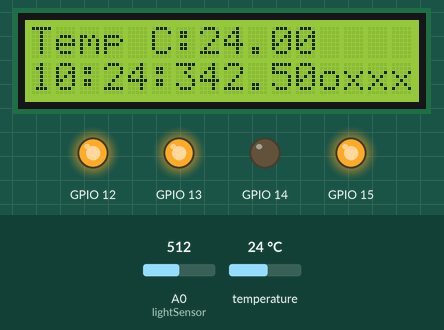
Simulated run of this sketch. Board: ESP8266 (NodeMCU). On the bench: 16×2 character LCD, output pins drawn as LEDs (lit = HIGH). The inputs (shaded band) are chosen by the test bench; at power-on: A0 (lightSensor) = 512, temperature 24 °C. WiFi joins after 1.5 s; servers stay silent unless stated; the local clock reads 2024-03-15 10:24:30 at power-on unless the sketch sets it; storage starts empty; random numbers use the default seed unless the sketch sets one; what the sketch prints to the serial monitor is not drawn.

Above: at 5.3 s.
5.4 s: A0 (lightSensor) set to 108
At 6.6 s:
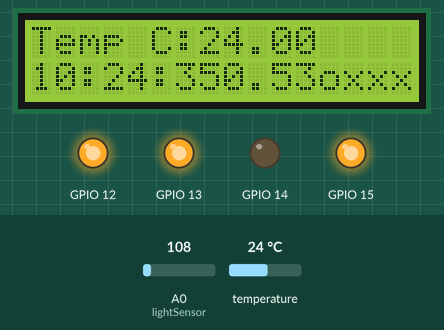
7.4 s: A0 (lightSensor) set to 96
At 8.7 s:
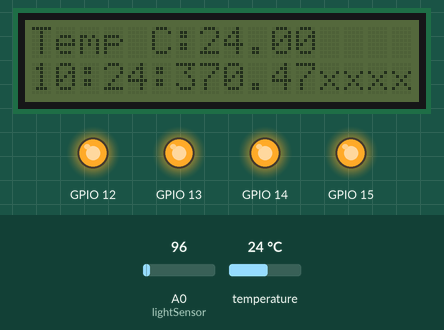
10.4 s: temperature set to 12 °C
At 11.7 s:
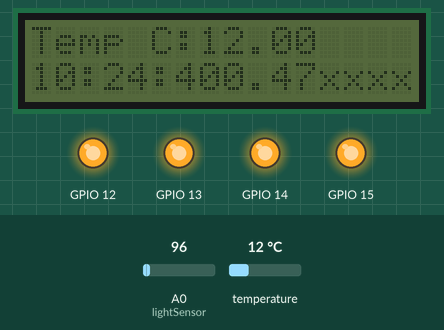
12.4 s: temperature set to 19 °C
At 13.6 s:
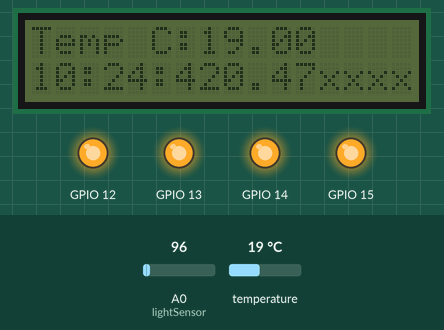
16.4 s: temperature set to 28 °C
At 32.7 s:
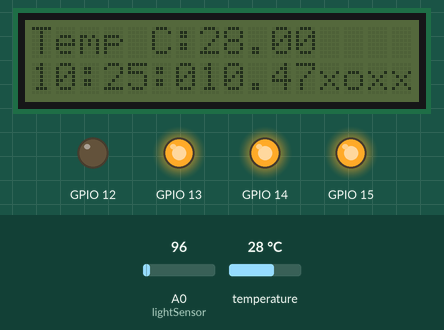
Timing chart, 0 to 33.4 s (numbered marks = the images above; inputs shaded):
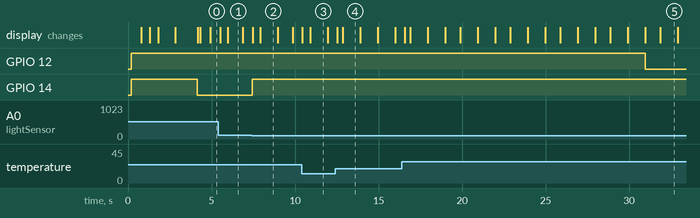

The sketch:

Termometr.ino
```cpp
#include <LiquidCrystal_I2C.h>
#include <DallasTemperature.h>
#include <NtpClientLib.h>
#include <OneWire.h>
#include <ESP8266WiFi.h>
#include <ESP8266mDNS.h>
#include <ESP8266WebServer.h>

#include "FS.h"
#include "dbjason.h"
#include "RelaysModule.h"
#include <time.h>

#define ONE_WIRE_BUS 0

ESP8266WebServer server(80);
OneWire oneWire(ONE_WIRE_BUS);
DallasTemperature sensors(&oneWire);
DeviceAddress insideThermometer;
IPAddress timeServerIP; // time.nist.gov NTP server address
std::shared_ptr<LiquidCrystal_I2C> lcd = std::make_shared<LiquidCrystal_I2C>(0x27,16,2);
std::shared_ptr<CRelaysModule> wlaczniki = std::make_shared<CRelaysModule>();
std::shared_ptr<DBjason> database;

const char* ntpServerName = "ntp.itl.waw.pl";
bool bLightOn = true;


void handleRoot() {
  lcd->setCursor(0,15);
  lcd->cursor();
  constexpr size_t buforsize = 512;
  char temp[buforsize];
  int sec = millis() / 1000;
  int min = sec / 60;
  int hr = min / 60;

  snprintf(temp, buforsize,

           "<html>\
  <head>\
    <meta charset='UTF-8'/>\
    <title>ESP8266 Info</title>\
    <style>\
      body { background-color: #cccccc; font-family: Arial, Helvetica, Sans-Serif; Color: #000088; }\
    </style>\
  </head>\
  <body>\
    <h1>Info from ESP8266!</h1>\
    <p>Time: %s</p>\
    <p>Temperatura: %.1f C</p>\
    <h1>Właczniki: </h1>\
    <p>Wł1: %s</p>\
    <p>Wł2: %s</p>\
    <p>Wł3: %s</p>\
    <p>Wł4: %s</p>\
  </body>\
</html>",
           NTP.getTimeDateString().c_str(), sensors.getTempC(insideThermometer)
           ,wlaczniki->getYellow()?"ON":"OFF"
           ,wlaczniki->getOrangr()?"ON":"OFF"
           ,wlaczniki->getGreen()?"ON":"OFF"
           ,wlaczniki->getBlue()?"ON":"OFF"

          );
  server.send(200, "text/html", temp);
  lcd->noCursor();
}

void printDir(String dir)
{
  if (SPIFFS.exists(dir))
    Serial.println(dir);
  Dir curDir = SPIFFS.openDir(dir);
  Serial.println(curDir.fileName());
  while (curDir.next())
  {
    Serial.println(curDir.fileName());
    //SPIFFS.remove(curDir.fileName());
  }
}

void setup(void)
{
  // start serial port
  Serial.begin(115200);
  if (SPIFFS.begin())
  {
    Serial.println();
    database = std::make_shared<DBjason>();
    Serial.println(database->getFileName());

    if (!SPIFFS.exists(database->getFileName()))
    {
        database->saveFile(database->getFileName(), database->createEmptyDB());
    }
  }
   else
    Serial.println("SPIFFS.bgin ERROR!");

  wlaczniki->init();
  wlaczniki->connectLCD(lcd);

  lcd->begin(4,5);      // In ESP8266-01, SDA=4, SCL=5
  lcd->backlight();
  lcd->home();                // At column=0, row=0
  lcd->print("Connecting");
  WiFi.begin();
  int count = 0;
  while (WiFi.status() != WL_CONNECTED) {
    delay(500);
    Serial.print(".");
    if (count>16)
      break;
    lcd->setCursor(count,1);
    lcd->print(".");
    count++;
  }
   if (WiFi.status() == WL_CONNECTED) {
    lcd->home();
    lcd->print("WiFi connected");
    lcd->setCursor(0,1);
    lcd->print(WiFi.localIP());
    if (MDNS.begin("esp8266")) {
      Serial.println("MDNS responder started");
    }
    NTP.begin(ntpServerName, 2, 0);
    NTP.setInterval(30);
    NTP.onNTPSyncEvent([](NTPSyncEvent_t event) {
        switch (event) {
            case timeSyncd:
                    Serial.println("Time successfully got from NTP server");
                break;
            case noResponse:
                    Serial.println("No response from server");
                break;
            case invalidAddress:
                    Serial.println("Address not reachable");
                break;
            default:
                Serial.println("No recognize event of NTP server");
                break;
        }
    });
    server.on("/", handleRoot);
    server.on("/test.svg", drawGraph);
    server.on("/database", []() {
        Serial.println("\n\rHTTP GET....");
        JsonObject& root = database->loadFile(database->getFileName());
        Serial.println("HTTP GET........");
        if (!root.success())
        {
            server.send(500, "text/plain; charset=UTF-8", "DataBase read ERROR!");
            return;
        }
        Serial.println("HTTP GET............");
        root["Time"] = NTP.getTimeDateString();
        Serial.println("HTTP GET................");
        root["Light"]=analogRead(A0)*(5.0/1023.0);
        Serial.println("HTTP GET....................");
        root["Temperature"]=sensors.getTempC(insideThermometer);
        Serial.println("HTTP GET........................");
        root["Switches"][0]["state"]=wlaczniki->getYellow();
        root["Switches"][1]["state"]=wlaczniki->getOrangr();
        root["Switches"][2]["state"]=wlaczniki->getGreen();
        root["Switches"][3]["state"]=wlaczniki->getBlue();
        Serial.println("HTTP GET........................");
        std::unique_ptr<String> buffStr = std::unique_ptr<String>(new String);
        Serial.println("HTTP GET............................");
        root.prettyPrintTo(*buffStr.get());
        database->freeBuffer();
        Serial.println("HTTP GET................................");
        server.send(200, "text/plain; charset=UTF-8", buffStr->c_str());
        Serial.println("HTTP GET................................END");
    });
    server.on("/clear", []() {
        database->saveFile(database->getFileName(), database->createEmptyDB());
      server.send(200, "text/plain", "database cleand");
    });
    server.onNotFound(handleNotFound);
    server.begin();
    Serial.println("HTTP server run");
    delay(1000);
    lcd->clear();
    lcd->home();
    lcd->print("HTTP server run");
    JsonObject& root = database->loadFile(database->getFileName());
    wlaczniki->jsonToMem(root);
    database->freeBuffer();
    delay(1000);
   }
   else
   {
    lcd->home();
    lcd->print("Connecting ERROR");
    delay(1000);
   }
  // locate devices on the bus
  Serial.print("Locating devices...");
  sensors.begin();
  Serial.print("Found ");
  Serial.print(sensors.getDeviceCount(), DEC);
  Serial.println(" devices.");

  // report parasite power requirements
  Serial.print("Parasite power is: ");
  if (sensors.isParasitePowerMode()) Serial.println("ON");
  else Serial.println("OFF");


  if (!sensors.getAddress(insideThermometer, 0)) Serial.println("Unable to find address for Device 0");


  // show the addresses we found on the bus
  Serial.print("Device 0 Address: ");
  printAddress(insideThermometer);
  Serial.println();

  // set the resolution to 9 bit (Each Dallas/Maxim device is capable of several different resolutions)
  sensors.setResolution(insideThermometer, 9);

  Serial.print("Device 0 Resolution: ");
  Serial.print(sensors.getResolution(insideThermometer), DEC);
  Serial.println();
  lcd->clear();
}
void handleNotFound() {
  String message = "File Not Found\n\n";
  message += "URI: ";
  message += server.uri();
  message += "\nMethod: ";
  message += (server.method() == HTTP_GET) ? "GET" : "POST";
  message += "\nArguments: ";
  message += server.args();
  message += "\n";

  for (uint8_t i = 0; i < server.args(); i++) {
    message += " " + server.argName(i) + ": " + server.arg(i) + "\n";
  }

  server.send(404, "text/plain", message);
}

void drawGraph() {
  String out = "";
  char temp[100];
  out += "<svg xmlns=\"http://www.w3.org/2000/svg\" version=\"1.1\" width=\"400\" height=\"150\">\n";
  out += "<rect width=\"400\" height=\"150\" fill=\"rgb(250, 230, 210)\" stroke-width=\"1\" stroke=\"rgb(0, 0, 0)\" />\n";
  out += "<g stroke=\"black\">\n";
  int y = rand() % 130;
  for (int x = 10; x < 390; x += 10) {
    int y2 = rand() % 130;
    sprintf(temp, "<line x1=\"%d\" y1=\"%d\" x2=\"%d\" y2=\"%d\" stroke-width=\"1\" />\n", x, 140 - y, x + 10, 140 - y2);
    out += temp;
    y = y2;
  }
  out += "</g>\n</svg>\n";

  server.send(200, "image/svg+xml", out);
}
// function to print the temperature for a device
void printTemperature(DeviceAddress deviceAddress)
{
  sensors.requestTemperatures();

  // method 2 - faster
  float tempC = sensors.getTempC(deviceAddress);
  String strLine1 = "Temp C:",strLine2="Temp F:";
  strLine1+=tempC;
  lcd->home();
  lcd->print(strLine1);
  strLine2+=DallasTemperature::toFahrenheit(tempC);
}
void lightSensor(float level)
{
  int lightSensor = analogRead(A0);
  float value =lightSensor*(5.0/1023.0);
  lcd->setCursor(8,1);
  lcd->print(value);
  if (value<level)
  {
    bLightOn= false;
    lcd->noBacklight();
  }
  else
  {
    bLightOn= true;
    lcd->backlight();
  }
}

void powerSwiches()
{
  wlaczniki->yellowOnOff(bLightOn);
  wlaczniki->orangrOnOff(minute(NTP.getTime())%2);
}
/*
 * Main function. It will request the tempC from the sensors and display on Serial.
 */
void loop(void)
{
  printTime();
  lightSensor(0.5);
  powerSwiches();
  printTemperature(insideThermometer); // Use a simple function to print out the data
  server.handleClient();
}

void printTime()
{
    //Serial.println(NTP.getTimeStr()); // print the second
    lcd->setCursor(0,1);
    lcd->print(NTP.getTimeStr());
    //wlaczniki->tickTime(NTP.getTime());
}

// function to print a device address
void printAddress(DeviceAddress deviceAddress)
{
  for (uint8_t i = 0; i < 8; i++)
  {
    if (deviceAddress[i] < 16) Serial.print("0");
    Serial.print(deviceAddress[i], HEX);
  }
}
```

RelaysModule.cpp
```cpp
#include "RelaysModule.h"
#include <Arduino.h>
#include <time.h>
#include <NtpClientLib.h>

CRelaysModule::CRelaysModule():
  m_yellowPIN(14),
  m_orangrPIN(12),
  m_greenPIN(13),
  m_bluePIN(15),
  m_yellowState(false),
  m_orangrState(false),
  m_greenState(false),
  m_blueState(false),
  m_LCD(nullptr)
{
}

CRelaysModule::~CRelaysModule()
{
}

void CRelaysModule::init()
{
  pinMode(m_yellowPIN, OUTPUT);
  pinMode(m_orangrPIN, OUTPUT);
  pinMode(m_greenPIN, OUTPUT);
  pinMode(m_bluePIN, OUTPUT);
  digitalWrite(m_yellowPIN, HIGH);
  digitalWrite(m_orangrPIN, HIGH);
  digitalWrite(m_greenPIN, HIGH);
  digitalWrite(m_bluePIN, HIGH);
}

void CRelaysModule::yellowOnOff(bool bSet)
{
    m_yellowState = bSet;
    digitalWrite(m_yellowPIN, bSet?LOW:HIGH);
    refrashLCD();
}

void CRelaysModule::orangrOnOff(bool bSet)
{
    m_orangrState = bSet;
    digitalWrite(m_orangrPIN, bSet?LOW:HIGH);
    refrashLCD();
}

void CRelaysModule::greenOnOff(bool bSet)
{
    m_greenState = bSet;
    digitalWrite(m_greenPIN, bSet?LOW:HIGH);
    refrashLCD();
}

void CRelaysModule::blueOnOff(bool bSet)
{
    m_blueState = bSet;
    digitalWrite(m_bluePIN, bSet?LOW:HIGH);
    refrashLCD();
}

void CRelaysModule::connectLCD(std::shared_ptr<LiquidCrystal_I2C> pLCD)
{
    m_LCD = pLCD;
}

void CRelaysModule::refrashLCD()
{
    if (!m_LCD)
        return;

    m_LCD->setCursor(12,1);
    m_LCD->print(m_yellowState?'o':'x');
    m_LCD->setCursor(13,1);
    m_LCD->print(m_orangrState?'o':'x');
    m_LCD->setCursor(14,1);
    m_LCD->print(m_greenState?'o':'x');
    m_LCD->setCursor(15,1);
    m_LCD->print(m_blueState?'o':'x');
}

void CRelaysModule::jsonToMem(JsonObject &root)
{
    Serial.print(__PRETTY_FUNCTION__);
    for (int i = 0; i<m_swiches; ++i)
        for (int j = 0; j<m_timeSize;++j)
        {
            Serial.printf("root[%d][%d] On:%s Off:%s\n\r",i,j, NTP.getTimeStr(m_timeOn[i][j]).c_str(), NTP.getTimeStr(m_timeOff[i][j]).c_str());
            m_timeOn[i][j] = root["Switches"][i]["TimeOn"][j];
            m_timeOff[i][j] = root["Switches"][i]["TimeOff"][j];
        }
}

void CRelaysModule::memToJson(JsonObject &root)
{
    for (int i = 0; i<m_swiches; ++i)
        for (int j = 0; j<m_timeSize;++j)
        {
            root["Switches"][i]["TimeOn"][j] = m_timeOn[i][j] ;
            root["Switches"][i]["TimeOff"][j] = m_timeOff[i][j];
        }
}

void CRelaysModule::tickTime(time_t now)
{
    int idx = weekday(now);
    Serial.printf("Today is %d day of week\n\r",idx);
    for (int i = 0; i < m_swiches; ++i)
    {
        switch (i) {
        case 0:
            if (getYellow())
            {
                Serial.printf("YellowOff[%d][%d]:%s\n\r",i,idx,NTP.getTimeStr(m_timeOff[i][idx]).c_str());
                if (now >= m_timeOff[i][idx])
                    yellowOnOff(false);
            }
            else {
                Serial.printf("YellowOn[%d][%d]:%s\n\r",i,idx,NTP.getTimeStr(m_timeOn[i][idx]).c_str());
                if (now >= m_timeOn[i][idx])
                    yellowOnOff(true);
            }
            break;
        case 1:
            if (getOrangr())
            {
                if (now >= m_timeOff[i][idx])
                    orangrOnOff(false);
            }
            else {
                if (now >= m_timeOn[i][idx])
                    orangrOnOff(true);
            }
            break;
        case 2:
            if (getGreen())
            {
                if (now >= m_timeOff[i][idx])
                    greenOnOff(false);
            }
            else {
                if (now >= m_timeOn[i][idx])
                    greenOnOff(true);
            }
            break;
        case 3:
            if (getBlue())
            {
                if (now >= m_timeOff[i][idx])
                    blueOnOff(false);
            }
            else {
                if (now >= m_timeOn[i][idx])
                    blueOnOff(true);
            }
            break;
        default:
            Serial.printf("Error no switch %d number\n\r",i);
            break;
        }
    }
}
```

RelaysModule.h
```cpp
#ifndef RELAYS_MODULE_H
#include <memory>
#include <LiquidCrystal_I2C.h>
#include <ArduinoJson.h>

class CRelaysModule
{
    static constexpr int m_swiches = 4;
    static constexpr int m_timeSize =7;

  public:
    CRelaysModule();
    virtual ~CRelaysModule();

    void init();
    void yellowOnOff(bool bSet);
    void orangrOnOff(bool bSet);
    void greenOnOff(bool bSet);
    void blueOnOff(bool bSet);
    bool getYellow() { return m_yellowState;}
    bool getOrangr() { return m_orangrState;}
    bool getGreen() { return m_greenState;}
    bool getBlue() { return m_blueState;}
    void connectLCD(std::shared_ptr<LiquidCrystal_I2C> pLCD);
    void refrashLCD();
    void jsonToMem(JsonObject& root);
    void memToJson(JsonObject& root);
    void tickTime(time_t now);

  private:
    int m_yellowPIN;
    int m_orangrPIN;
    int m_greenPIN;
    int m_bluePIN;
    bool m_yellowState;
    bool m_orangrState;
    bool m_greenState;
    bool m_blueState;
    std::shared_ptr<LiquidCrystal_I2C> m_LCD;
    time_t m_timeOn[m_swiches][m_timeSize];
    time_t m_timeOff[m_swiches][m_timeSize];
};
#endif //RELAYS_MODULE_H
```

dbjason.cpp
```cpp
#include "dbjason.h"
#include "FS.h"
#include <memory>
#include <TimeLib.h>

#define FILE_DB_NAME "Data.json"

DBjason::DBjason():
    m_pjBuffer(nullptr)
{
}

JsonObject &DBjason::loadFile(const char *fileName)
{
    Serial.printf("%s\n\r",__PRETTY_FUNCTION__);
    //DynamicJsonBuffer jsonBuffer;
    if (!SPIFFS.exists(fileName))
    {
        Serial.printf("ERROR %s not exist.\n\r", fileName);
        return JsonObject::invalid();
    }

    File dbFile = SPIFFS.open(fileName, "r");
    if (!dbFile)
    {
        Serial.printf("ERROR %s not opend.\n\r", fileName);
        return JsonObject::invalid();
    }

    if (dbFile.size()<=0)
    {
        Serial.printf("%s is empty.\n\r", fileName);
        dbFile.close();
        return JsonObject::invalid();
    }
    if (m_pjBuffer)
        m_pjBuffer->clear();
    else
        m_pjBuffer = new DynamicJsonBuffer(dbFile.size());
    JsonObject& root = m_pjBuffer->parseObject(dbFile);
    dbFile.close();
    root.prettyPrintTo(Serial);
    return root;
}

void DBjason::saveFile(const char *fileName, JsonObject& root )
{
    Serial.printf("%s\n\r",__PRETTY_FUNCTION__);
    File dbFile = SPIFFS.open(fileName, "w");
    if (!dbFile)
    {
        Serial.printf("ERROR %s not opend.\n\r", fileName);
        return;
    }
    root.prettyPrintTo(dbFile);
    dbFile.close();
}

JsonObject &DBjason::_addSwich(JsonArray& swiches)
{
    Serial.printf("%s\n\r",__PRETTY_FUNCTION__);
    JsonObject& jSwitch = swiches.createNestedObject();
    jSwitch["name"] = "Wł";
    jSwitch["state"] = false;
    jSwitch["OnOff"] = -1;
    JsonArray& aTimeOn = jSwitch.createNestedArray("TimeOn");
    JsonArray& aTimeOff = jSwitch.createNestedArray("TimeOff");
    setTime(8,0,0,0,0,0);
    aTimeOn.add(now());
    aTimeOn.add(now());
    aTimeOn.add(now());
    aTimeOn.add(now());
    aTimeOn.add(now());
    setTime(9,0,0,0,0,0);
    aTimeOn.add(now());
    aTimeOn.add(now());
    setTime(21,0,0,0,0,0);
    aTimeOff.add(now());
    aTimeOff.add(now());
    aTimeOff.add(now());
    aTimeOff.add(now());
    aTimeOff.add(now());
    aTimeOff.add(now());
    aTimeOff.add(now());

    return jSwitch;
}

JsonObject &DBjason::createEmptyDB()
{
    Serial.printf("%s\n\r",__PRETTY_FUNCTION__);

    DynamicJsonBuffer jsonBuffer;
    JsonObject & root = jsonBuffer.createObject();
    setTime(8,0,0,0,0,0);
    root["Time"] = now();
    root["Light"] = "0.00";
    root["Temperature"] = "0.00";
    JsonArray& swiches = root.createNestedArray("Switches");
    _addSwich(swiches);
    _addSwich(swiches);
    _addSwich(swiches);
    _addSwich(swiches);

    swiches[0]["name"]="Wł1";
    swiches[1]["name"]="Wł2";
    swiches[2]["name"]="Wł3";
    swiches[3]["name"]="Wł4";

    root.prettyPrintTo(Serial);

    return root;
}

const char *DBjason::getFileName()
{
    return FILE_DB_NAME;
}

void DBjason::freeBuffer()
{
    if (m_pjBuffer)
    {
        delete m_pjBuffer;
        m_pjBuffer = nullptr;
    }
}
```

dbjason.h
```cpp
#ifndef DBJASON_H
#define DBJASON_H
#include <ArduinoJson.h>

class DBjason
{
public:
    DBjason();
    JsonObject& loadFile(const char* fileName);
    void saveFile(const char* fileName, JsonObject& root);
    JsonObject& createEmptyDB();
    const char* getFileName();
    void freeBuffer();

private:
    DynamicJsonBuffer* m_pjBuffer;
    JsonObject& _addSwich(JsonArray& swiches);
};

#endif // DBJASON_H
```

Measured:
- the behaviour switches between 103 and 102 on A0 (lightSensor) (found by bisection; images 1 and 2)
- after the input at 7.4 s, GPIO 14: LOW → HIGH at once
- what the display in image 1 shows lasts 0.9 s, from 6.0 s to 6.9 s
- what the display in image 2 shows lasts 1.1 s, from 7.9 s to 9.0 s
